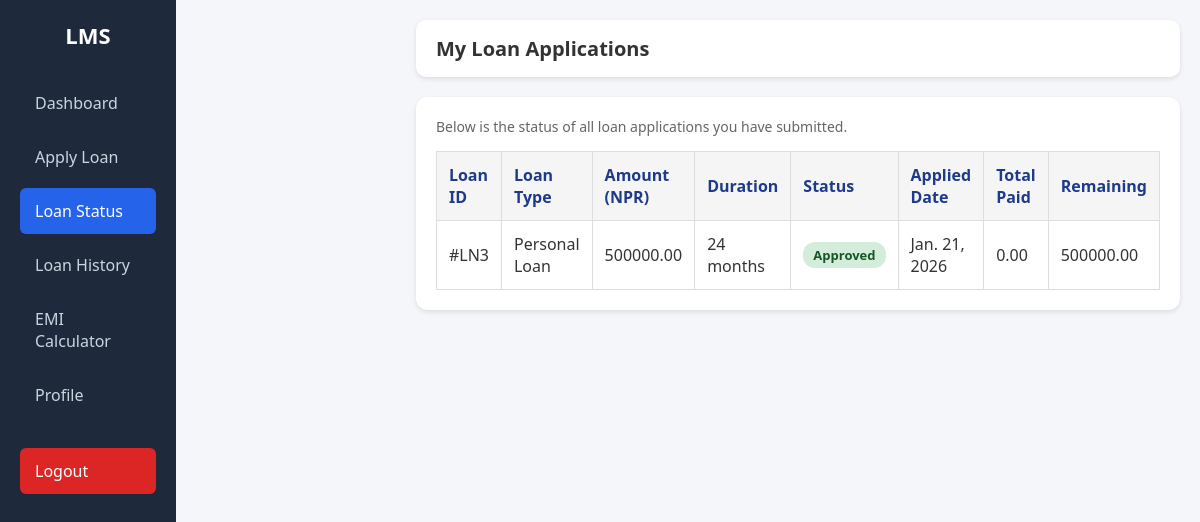
The page /loan-status/ (signed in) on the database its author committed.
### core/models.py (models this page shows, shortened)
class Loan(models.Model):
    member = models.ForeignKey(Member, on_delete=models.CASCADE)
    loan_type = models.CharField(max_length=50, blank=True)
    amount = models.DecimalField(max_digits=10, decimal_places=2)
    duration_months = models.IntegerField(default=12)
    interest_rate = models.DecimalField(max_digits=5, decimal_places=2)
    purpose = models.TextField(blank=True)
    issued_date = models.DateField(auto_now_add=True)
    due_date = models.DateField()
    monthly_income = models.DecimalField(max_digits=10, decimal_places=2, null=True, blank=True)
    employment_type = models.CharField(max_length=50, blank=True)
    existing_loans = models.CharField(max_length=10, blank=True)
    repayment_method = models.CharField(max_length=50, blank=True)
    remarks = models.TextField(blank=True)
    personal_reason = models.CharField(max_length=100, blank=True, null=True)
    existing_emi = models.DecimalField(max_digits=10, decimal_places=2, null=True, blank=True)
    property_type = models.CharField(max_length=50, blank=True, null=True)
    property_value = models.DecimalField(max_digits=12, decimal_places=2, null=True, blank=True)
    property_location = models.CharField(max_length=200, blank=True, null=True)
    construction_status = models.CharField(max_length=50, blank=True, null=True)
    property_documents = models.FileField(upload_to='loan_documents/', blank=True, null=True)
    co_applicant_name = models.CharField(max_length=100, blank=True, null=True)
    co_applicant_relation = models.CharField(max_length=50, blank=True, null=True)
    student_name = models.CharField(max_length=100, blank=True, null=True)
    course_name = models.CharField(max_length=200, blank=True, null=True)
    institution_name = models.CharField(max_length=200, blank=True, null=True)
    institution_location = models.CharField(max_length=100, blank=True, null=True)
    course_duration = models.IntegerField(null=True, blank=True)
    admission_letter = models.FileField(upload_to='loan_documents/', blank=True, null=True)
    guardian_name = models.CharField(max_length=100, blank=True, null=True)
    guardian_income = models.DecimalField(max_digits=10, decimal_places=2, null=True, blank=True)
    business_name = models.CharField(max_length=200, blank=True, null=True)
    business_type = models.CharField(max_length=100, blank=True, null=True)
    business_registration = models.CharField(max_length=100, blank=True, null=True)
    business_age = models.IntegerField(null=True, blank=True)
    annual_turnover = models.DecimalField(max_digits=12, decimal_places=2, null=True, blank=True)
    business_plan = models.FileField(upload_to='loan_documents/', blank=True, null=True)
    business_address = models.TextField(blank=True, null=True)
    farm_size = models.DecimalField(max_digits=8, decimal_places=2, null=True, blank=True)
    farming_type = models.CharField(max_length=100, blank=True, null=True)
    land_ownership = models.CharField(max_length=50, blank=True, null=True)
    crop_type = models.CharField(max_length=200, blank=True, null=True)
    land_documents = models.FileField(upload_to='loan_documents/', blank=True, null=True)
    irrigation_facility = models.CharField(max_length=20, blank=True, null=True)
    farming_experience = models.IntegerField(null=True, blank=True)
    status = models.CharField(
        max_length=20,
        choices=[
            ('pending', 'Pending'),
            ('approved', 'Approved'),
            ('closed', 'Closed'),
        ],
        default='pending'
    )

### core/views.py (the view)
# urls.py: path('loan-status/', views.loan_status, name='loan_status'),
@login_required
def loan_status(request):
    member = get_object_or_404(Member, user=request.user)
    loans = Loan.objects.filter(member=member).order_by('-issued_date')
    for loan in loans:
        total = loan.payment_set.aggregate(total_paid=Sum('amount_paid'))['total_paid'] or 0
        loan.total_paid = total
        loan.remaining = loan.amount - total
    context = {
        'loans': loans,
    }
    return render(request, 'core/loan_status.html', context)

### core/templates/core/loan_status.html (shortened to what this page needs)
{% load static %}
<link rel="stylesheet" href="{% static 'core/userdash.css' %}">
<!DOCTYPE html>
<html>
<head>
</head>
<body>
<div class="sidebar">
  <h2>LMS</h2>
  <a href="{% url 'user_dashboard' %}">Dashboard</a>
  <a href="{% url 'apply_loan' %}">Apply Loan</a>
  <a class="active" href="{% url 'loan_status' %}">Loan Status</a>
  <a href="{% url 'loan_history' %}">Loan History</a>
  <a href="{% url 'emi_calculator' %}">EMI Calculator</a>
  <a href="{% url 'profile' %}">Profile</a>
  <a href="{% url 'logout' %}" class="logout-btn">Logout</a>
</div>
<div class="main">
  <div class="topbar">
    <h2>My Loan Applications</h2>
  </div>
  <section class="section">
    <p style="color:#666; font-size:14px;">
      Below is the status of all loan applications you have submitted.
    </p>
    <table class="loan-table">
      <thead>
        <tr>
          <th>Loan ID</th>
          <th>Loan Type</th>
          <th>Amount (NPR)</th>
          <th>Duration</th>
          <th>Status</th>
          <th>Applied Date</th>
          <th>Total Paid</th>
          <th>Remaining</th>
        </tr>
      </thead>
      <tbody>
        {% if loans %}
          {% for loan in loans %}
            <tr>
              <td>#LN{{ loan.id }}</td>
              <td>{{ loan.loan_type }}</td>
              <td>{{ loan.amount|floatformat:2 }}</td>
              <td>{{ loan.duration_months }} months</td>
              <td>
                <span class="status {{ loan.status|lower }}">
                  {{ loan.status|capfirst }}
                </span>
              </td>
              <td>{{ loan.issued_date }}</td>
              <td>{{ loan.total_paid|floatformat:2 }}</td>
              <td>{{ loan.remaining|floatformat:2 }}</td>
            </tr>
          {% endfor %}
        {% else %}
          <tr>
            <td colspan="8" style="text-align:center;">No loans applied yet.</td>
          </tr>
        {% endif %}
      </tbody>
    </table>
  </section>
</div>
</body>
</html>

### core/static/core/userdash.css (style rules this page uses)
* { margin: 0; padding: 0; box-sizing: border-box; font-family: "Segoe UI", Tahoma, Geneva, Verdana, sans-serif; }
body { display: flex; background: #f4f6f9; color: #333; }
.sidebar { width: 240px; background: #1e293b; color: #fff; padding: 20px; }
.sidebar h2 { text-align: center; margin-bottom: 30px; font-size: 22px; }
.sidebar a { display: block; padding: 12px 15px; color: #cbd5e1; text-decoration: none; border-radius: 6px; margin-bottom: 8px; transition: 0.3s; }
.sidebar a:hover, .sidebar a.active { background: #2563eb; color: #fff; }
.logout-btn { margin-top: 30px; background: #dc2626; color: white !important; }
.main { margin-left: 220px; padding: 20px; flex: 1; }
.topbar { background: white; padding: 15px 20px; margin-bottom: 20px; border-radius: 10px; box-shadow: 0px 2px 5px rgba(0,0,0,0.1); }
.topbar h2 { font-size: 20px; font-weight: 600; }
.section { background: white; padding: 20px; margin-bottom: 30px; border-radius: 12px; box-shadow: 0px 2px 5px rgba(0,0,0,0.1); }
table { width: 100%; border-collapse: collapse; }
table th, table td { padding: 12px; border: 1px solid #ddd; text-align: center; }
table th { background: #f1f5f9; color: #1e3a8a; }

### core/templates/core/loan_status.html (style rules this page uses)
.loan-table { width: 100%; border-collapse: collapse; margin-top: 15px; }
.loan-table th, .loan-table td { padding: 12px; border-bottom: 1px solid #ddd; text-align: left; }
.loan-table th { background-color: #f5f5f5; }
.status { padding: 4px 10px; border-radius: 12px; font-size: 13px; font-weight: bold; }
.status.approved { background-color: #d4edda; color: #155724; }
.sidebar { width: 240px; background: #1e293b; color: #fff; padding: 20px; }
.sidebar h2 { text-align: center; margin-bottom: 30px; font-size: 22px; }
.sidebar a { display: block; padding: 12px 15px; color: #cbd5e1; text-decoration: none; border-radius: 6px; margin-bottom: 8px; transition: 0.3s; }
.sidebar a:hover, .sidebar a.active { background: #2563eb; color: #fff; }
.logout-btn { margin-top: 30px; background: #dc2626; color: white !important; }

### rows shown on the page
Loan: id "3", loan_type "Personal Loan", amount "500000.00", duration_months "24", status "Approved", issued_date "Jan. 21, 2026", total_paid "0.00", remaining "500000.00"
